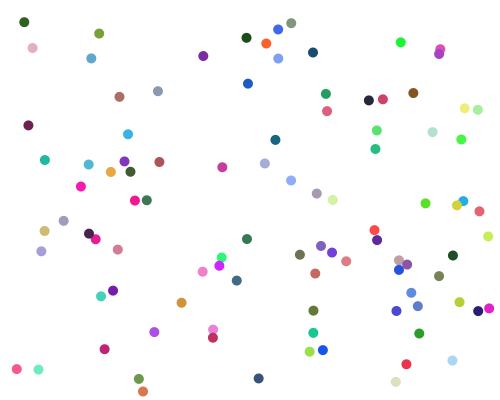
Frame 1 (no input)
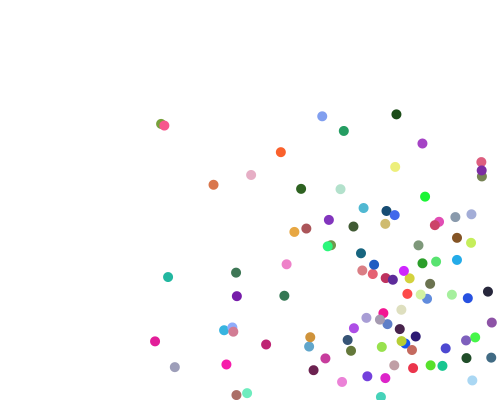
Frame 60 (the mouse pressed at the canvas centre just before this capture)
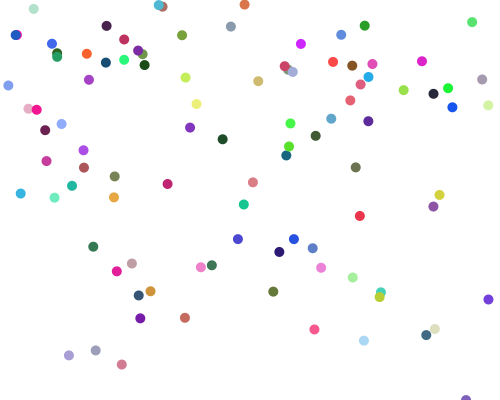
Frame 120 (the mouse held since frame 60 and released just before this capture)

The Processing sketch that drew these frames (run headless with seeded random() and noise(); from frame 60 on, the mouse is pressed at the canvas centre):

// Processing sketch: processing_77682
// ── processing_77682.pde

float ballSize = 10;
int num = 100;    //number of balls
float [] x = new float[num];
float [] y = new float[num];
float [] xSpd = new float[num];
float [] ySpd = new float[num];
float [] ballColorR = new float[num];
float [] ballColorG = new float[num];
float [] ballColorB = new float[num];


void setup() 
{
  size(500, 400);
  fill(255);
  noStroke();
  smooth();

  for (int i = 0; i < num - 1; i++) {
    x[i] = random(10, 490);
    y[i] = random(10, 390);
    xSpd[i] = random(1, 7);
    ySpd[i] = random(1, 7);
    ballColorR[i] = random(20, 255);
    ballColorG[i] = random(20, 255);
    ballColorB[i] = random(20, 255);
  }
}


void draw() {

  background(255); 


  for (int i = 0; i < num - 1; i++) {   
    for (int j = i + 1; j < num; j++) {
      if ( dist(x[i], y[i], x[j], y[j]) <= 10 ) {
        if (xSpd[i] < 0 && xSpd[j] > 0 || xSpd[i] > 0 && xSpd[j] < 0) {
          xSpd[i] *= -1;
          xSpd[j] *= -1;
        }
        if (ySpd[i] < 0 && ySpd[j] > 0 || ySpd[i] > 0 && ySpd[j] < 0) {
          ySpd[i] *= -1;
          ySpd[j] *= -1;
        }
      }
    }
  }


  for (int i = 0; i < num - 1; i++) {
    // adjust the speed
    x[i] += xSpd[i];
    y[i] += ySpd[i];

    // check the walls
    if (y[i] > height-ballSize/2 || y[i] < ballSize/2)
      ySpd[i] = ySpd[i] * -1;

    if (x[i] > width-ballSize/2 || x[i] < ballSize/2)
      xSpd[i] = xSpd[i] * -1;

    fill(ballColorR[i], ballColorG[i], ballColorB[i]);
    ellipse(x[i], y[i], ballSize, ballSize);
  }
}
